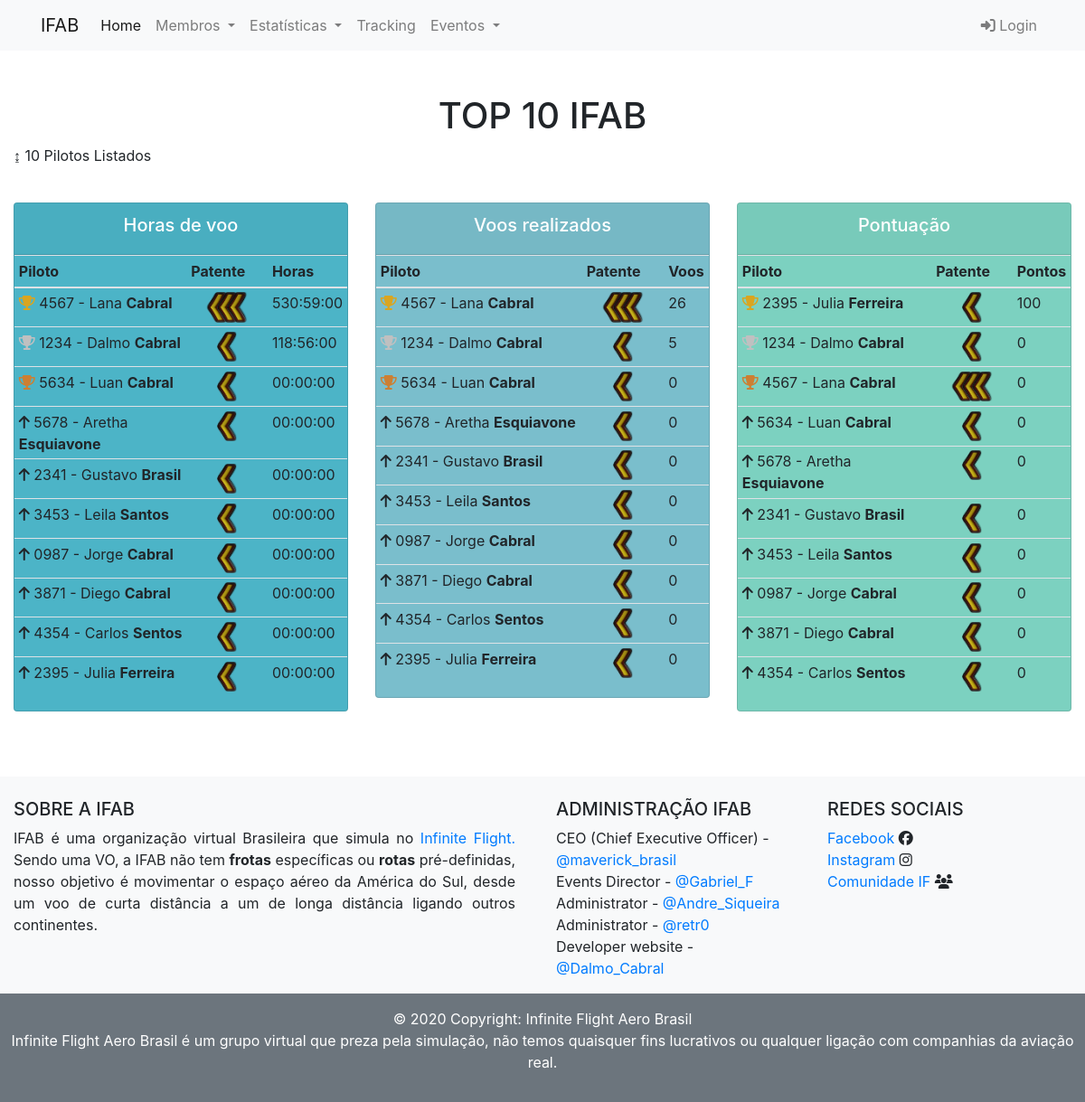
Page /top10 on the earlier database version.
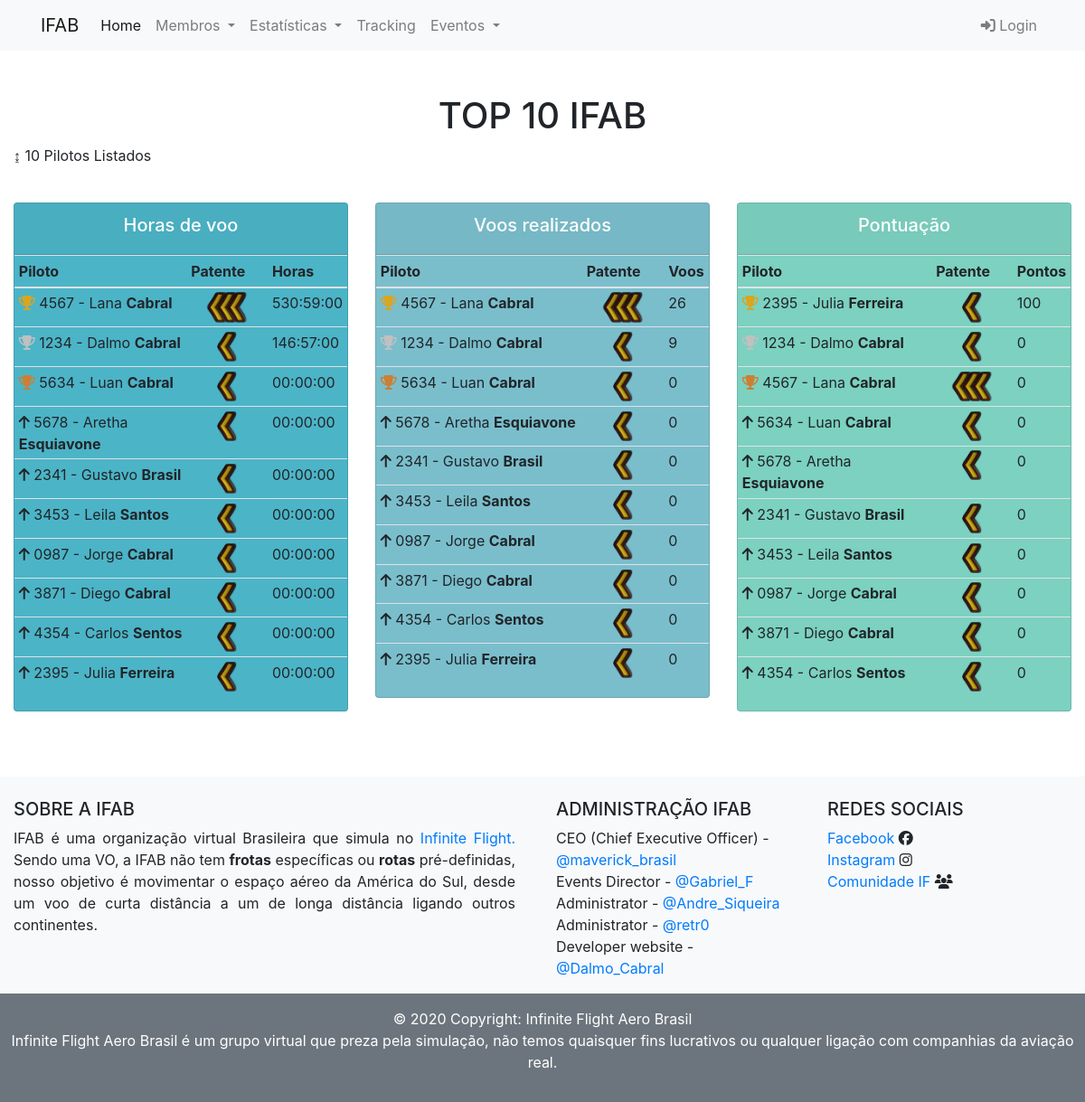
Same page on the later database version.
### app/models.py (models this page shows, shortened)
class User(db.Model, UserMixin):
    __tablename__ = 'users'
    id = db.Column(db.Integer, primary_key=True)
    username = db.Column(db.String(80), nullable=False)
    sobrenome = db.Column(db.String(200))
    email = db.Column(db.String(120), unique=True, nullable=False, index=True)
    password = db.Column(db.String(120), nullable=False)
    gametag = db.Column(db.String(200))
    registro = db.Column(db.String(200))
    ifcomunity = db.Column(db.String(400))
    sobremim = db.Column(db.String(200))
    pais = db.Column(db.String(200))
    base = db.Column(db.String(200))
    idade = db.Column(db.String(200))
    grau = db.Column(db.String(200))
    logbook = db.relationship('Logbook', backref='user', lazy='dynamic')  #lazy='dynamic'
    data_create = db.Column(db.DateTime, default=datetime.utcnow)
    pontos = db.Column(db.Integer(), default=0)
    cont_tempo = db.Column(db.Float, default=0)
    cont_tempo_str = db.Column(db.String(20000), default='00:00:00')
    cont_voo = db.Column(db.Integer, default=0)

### app/routes.py (the view)
@app.route('/top10')
def top10():
    users_top_10 = User.query.order_by(User.cont_tempo.desc()).all()
    users_top_voo = User.query.order_by(User.cont_voo.desc()).all()
    users = User.query.order_by(User.pontos.desc()).all()
    return render_template('top10.html',    top_10=users_top_10, users=users, users_top_voo=users_top_voo)

### app/templates/top10.html (shortened to what the changed rows need)
{% extends 'base.html' %}
{% block content %}
<div class="container-fluid mt-5">
    <div  class="font-weight-bold text-center text-justify fieldset">
        <h1>TOP 10 IFAB</h1>
       </div>
    <div class="row">
        <div class="col-sm">
            <div class="card text-white md=3" style="background-color:  #4cb4c7; margin-top: 40px;">
                <div>
                    <div>
                        <table class="table table-sm">
                            <thead>
                                <tr>
                                    <th>Piloto</th>
                                    <th>Patente</th>
                                    <th>Horas</th>
                                </tr>
                            </thead>
                            <tbody>
                                <tr>
                                    <td><i class="fas fa-trophy fa-1x" style="color: #c0c0c0;"></i> {{ top_10[1].registro}} -
                                        {{top_10[1].username}} <strong>{{top_10[1].sobrenome}}</strong></td>
                                    <td>
                                        {% if top_10[1].cont_tempo > 3000 %}
                                        <img src="../static/img/patente/CMM.png" alt="" width="80px">
                                        {% elif top_10[1].cont_tempo > 2000 %}
                                        <img src="../static/img/patente/CMD.png" alt="" width="80px">
                                        {% elif top_10[1].cont_tempo > 1000 %}
                                        <img src="../static/img/patente/POF2.png" alt="" width="80px">
                                        {% elif top_10[1].cont_tempo > 500 %}
                                        <img src="../static/img/patente/POF.png" alt="" width="80px">
                                        {% elif top_10[1].cont_tempo > 250 %}
                                        <img src="../static/img/patente/COP2.png" alt="" width="80px">
                                        {% else %}
                                        <img src="../static/img/patente/COP.png" alt="" width="80px">
                                        {% endif %}
                                    </td>
                                    <td>{{ top_10[1].cont_tempo_str }}</td>
                                </tr>
                            </tbody>
                        </table>
                    </div>
                </div>
            </div>
        </div>
        <div class="col-sm">
            <div class="card text-white md=3" style="background-color:  #7abecc; margin-top: 40px;">
                <div>
                    <table class="table table-sm">
                        <thead>
                            <tr>
                                <th>Piloto</th>
                                <th>Patente</th>
                                <th>Voos</th>
                            </tr>
                        </thead>
                        <tbody>
                            <tr>
                                <td><i class="fas fa-trophy fa-1x" style="color: #c0c0c0;"></i> {{ users_top_voo[1].registro}} -
                                    {{users_top_voo[1].username}} <strong>{{users_top_voo[1].sobrenome}}</strong></td>
                                <td>
                                    {% if users_top_voo[1].cont_tempo > 3000 %}
                                    <img src="../static/img/patente/CMM.png" alt="" width="80px">
                                    {% elif users_top_voo[1].cont_tempo > 2000 %}
                                    <img src="../static/img/patente/CMD.png" alt="" width="80px">
                                    {% elif users_top_voo[1].cont_tempo > 1000 %}
                                    <img src="../static/img/patente/POF2.png" alt="" width="80px">
                                    {% elif users_top_voo[1].cont_tempo > 500 %}
                                    <img src="../static/img/patente/POF.png" alt="" width="80px">
                                    {% elif users_top_voo[1].cont_tempo > 250 %}
                                    <img src="../static/img/patente/COP2.png" alt="" width="80px">
                                    {% else %}
                                    <img src="../static/img/patente/COP.png" alt="" width="80px">
                                    {% endif %}
                                </td>
                                <td>{{ users_top_voo[1].cont_voo }}</td>
                            </tr>
                        </tbody>
                    </table>
                </div>
            </div>
        </div>
        <div class="col-sm" style="margin-top: 40px;">
            <div class="card text-white md=3" style="background-color:  #7cd1c0;">
                <div>
                    <div>
                        <table class="table table-sm">
                            <thead>
                                <tr>
                                    <th>Piloto</th>
                                    <th>Patente</th>
                                    <th>Pontos</th>
                                </tr>
                            </thead>
                            <tbody>
                            <tr>
                                <td><i class="fas fa-trophy fa-1x" style="color: #c0c0c0;"></i> {{ users[1].registro}} -
                                    {{users[1].username}} <strong>{{users[1].sobrenome}}</strong></td>
                                <td>
                                    {% if users[1].cont_tempo > 3000 %}
                                    <img src="../static/img/patente/CMM.png" alt="" width="80px">
                                    {% elif users[1].cont_tempo > 2000 %}
                                    <img src="../static/img/patente/CMD.png" alt="" width="80px">
                                    {% elif users[1].cont_tempo > 1000 %}
                                    <img src="../static/img/patente/POF2.png" alt="" width="80px">
                                    {% elif users[1].cont_tempo > 500 %}
                                    <img src="../static/img/patente/POF.png" alt="" width="80px">
                                    {% elif users[1].cont_tempo > 250 %}
                                    <img src="../static/img/patente/COP2.png" alt="" width="80px">
                                    {% else %}
                                    <img src="../static/img/patente/COP.png" alt="" width="80px">
                                    {% endif %}
                                </td>
                                <td>{{ users[1].pontos}}</td>
                            </tr>
                            </tbody>
                        </table>
                    </div>
                </div>
            </div>
        </div>
    </div>
</div>
{% endblock %}

Differences in the rows shown:
changed User "Dalmo": cont_tempo_str "118:56:00" → "146:57:00"; cont_voo "5" → "9"
